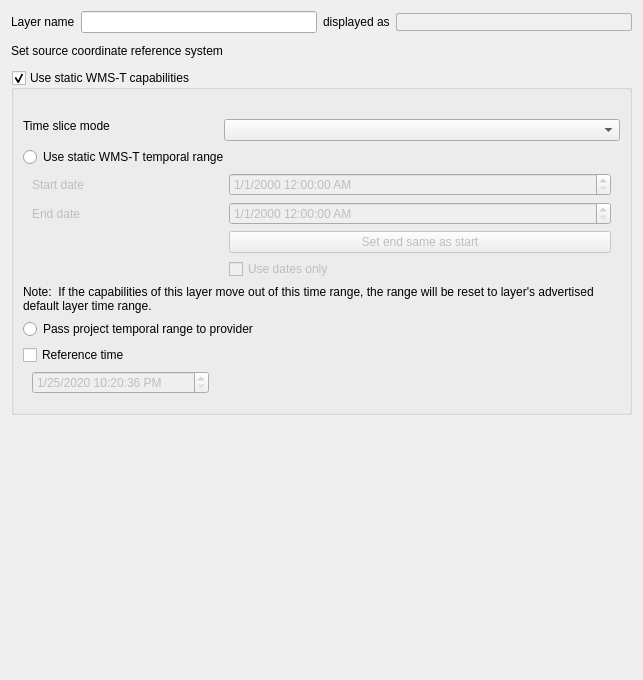
             <widget class="QWidget" name="scrollAreaWidgetContents_3">
              <property name="geometry">
               <rect>
                <x>0</x>
                <y>0</y>
                <width>643</width>
                <height>680</height>
               </rect>
              </property>
              <layout class="QVBoxLayout" name="verticalLayout_7">
               <item>
                <layout class="QHBoxLayout" name="horizontalLayout_14">
                 <item>
                  <widget class="QLabel" name="label_8">
                   <property name="text">
                    <string>Layer name</string>
                   </property>
                  </widget>
                 </item>
                 <item>
                  <widget class="QLineEdit" name="mLayerOrigNameLineEd"/>
                 </item>
                 <item>
                  <widget class="QLabel" name="label_9">
                   <property name="text">
                    <string>displayed as</string>
                   </property>
                  </widget>
                 </item>
                 <item>
                  <widget class="QLineEdit" name="leDisplayName">
                   <property name="styleSheet">
                    <string notr="true">color: #505050;
background-color: #F0F0F0;
border: 1px solid #B0B0B0;
border-radius: 2px;</string>
                   </property>
                   <property name="readOnly">
                    <bool>true</bool>
                   </property>
                  </widget>
                 </item>
                </layout>
               </item>
               <item>
                <layout class="QHBoxLayout" name="horizontalLayout_9" stretch="0">
                 <property name="topMargin">
                  <number>5</number>
                 </property>
                 <item>
                  <widget class="QLabel" name="label_7">
                   <property name="text">
                    <string>Set source coordinate reference system</string>
                   </property>
                  </widget>
                 </item>
                </layout>
               </item>
               <item>
                <widget class="QgsProjectionSelectionWidget" name="mCrsSelector" native="true">
                 <property name="focusPolicy">
                  <enum>Qt::StrongFocus</enum>
                 </property>
                </widget>
               </item>
               <item>
                <widget class="QGroupBox" name="mWmstGroup">
                 <property name="enabled">
                  <bool>true</bool>
                 </property>
                 <property name="title">
                  <string>Use static WMS-T capabilities</string>
                 </property>
                 <property name="checkable">
                  <bool>true</bool>
                 </property>
                 <property name="checked">
                  <bool>true</bool>
                 </property>
                 <layout class="QGridLayout" name="gridLayout_15">
                  <item row="1" column="0">
                   <widget class="QLabel" name="label_16">
                    <property name="text">
                     <string>Time slice mode</string>
                    </property>
                   </widget>
                  </item>
                  <item row="6" column="0" colspan="3">
                   <widget class="QLabel" name="label_10">
                    <property name="text">
                     <string>Note:  If the capabilities of this layer move out of this time range, the range will be reset to layer's advertised  default layer time range.</string>
                    </property>
                    <property name="wordWrap">
                     <bool>true</bool>
                    </property>
                   </widget>
                  </item>
                  <item row="5" column="0" colspan="3">
                   <widget class="QFrame" name="mStaticWmstFrame">
                    <property name="enabled">
                     <bool>false</bool>
                    </property>
                    <property name="frameShape">
                     <enum>QFrame::NoFrame</enum>
                    </property>
                    <property name="frameShadow">
                     <enum>QFrame::Raised</enum>
                    </property>
                    <layout class="QGridLayout" name="gridLayout_16">
                     <property name="topMargin">
                      <number>0</number>
                     </property>
                     <property name="bottomMargin">
                      <number>0</number>
                     </property>
                     <item row="2" column="1" colspan="2">
                      <widget class="QPushButton" name="mSetEndAsStartStaticButton">
                       <property name="text">
                        <string>Set end same as start</string>
                       </property>
                      </widget>
                     </item>
                     <item row="0" column="1" colspan="2">
                      <widget class="QgsDateTimeEdit" name="mStartStaticDateTimeEdit">
                       <property name="displayFormat">
                        <string>M/d/yyyy h:mm:ss AP</string>
                       </property>
                       <property name="timeSpec">
                        <enum>Qt::UTC</enum>
                       </property>
                      </widget>
                     </item>
                     <item row="0" column="0">
                      <widget class="QLabel" name="label_13">
                       <property name="text">
                        <string>Start date</string>
                       </property>
                      </widget>
                     </item>
                     <item row="1" column="1" colspan="2">
                      <widget class="QgsDateTimeEdit" name="mEndStaticDateTimeEdit">
                       <property name="displayFormat">
                        <string>M/d/yyyy h:mm:ss AP</string>
                       </property>
                       <property name="timeSpec">
                        <enum>Qt::UTC</enum>
                       </property>
                      </widget>
                     </item>
                     <item row="1" column="0">
                      <widget class="QLabel" name="label_4">
                       <property name="text">
                        <string>End date</string>
                       </property>
                      </widget>
                     </item>
                     <item row="3" column="1" colspan="2">
                      <widget class="QCheckBox" name="mDisableTime">
                       <property name="text">
                        <string>Use dates only</string>
                       </property>
                      </widget>
                     </item>
                    </layout>
                   </widget>
                  </item>
                  <item row="9" column="0">
                   <widget class="QFrame" name="mWmstReferenceTimeFrame">
                    <property name="enabled">
                     <bool>false</bool>
                    </property>
                    <property name="frameShape">
                     <enum>QFrame::NoFrame</enum>
                    </property>
                    <property name="frameShadow">
                     <enum>QFrame::Raised</enum>
                    </property>
                    <layout class="QGridLayout" name="gridLayout_17">
                     <property name="topMargin">
                      <number>0</number>
                     </property>
                     <item row="0" column="0">
                      <widget class="QgsDateTimeEdit" name="mReferenceDateTimeEdit">
                       <property name="dateTime">
                        <datetime>
                         <hour>22</hour>
                         <minute>20</minute>
                         <second>36</second>
                         <year>2020</year>
                         <month>1</month>
                         <day>25</day>
                        </datetime>
                       </property>
                       <property name="date">
                        <date>
                         <year>2020</year>
                         <month>1</month>
                         <day>25</day>
                        </date>
                       </property>
                       <property name="currentSection">
                        <enum>QDateTimeEdit::MonthSection</enum>
                       </property>
                       <property name="displayFormat">
                        <string>M/d/yyyy h:mm:ss AP</string>
                       </property>
                       <property name="timeSpec">
                        <enum>Qt::UTC</enum>
                       </property>
                      </widget>
                     </item>
                    </layout>
                   </widget>
                  </item>
                  <item row="0" column="0" colspan="3">
                   <widget class="QLabel" name="mLabel">
                    <property name="text">
                     <string/>
                    </property>
                    <property name="wordWrap">
                     <bool>true</bool>
                    </property>
                   </widget>
                  </item>
                  <item row="1" column="1" rowspan="2" colspan="2">
                   <widget class="QComboBox" name="mFetchModeComboBox"/>
                  </item>
                  <item row="4" column="0" colspan="3">
                   <widget class="QRadioButton" name="mStaticTemporalRange">
                    <property name="text">
                     <string>Use static WMS-T temporal range</string>
                    </property>
                   </widget>
                  </item>
                  <item row="7" column="0" colspan="3">
                   <widget class="QRadioButton" name="mProjectTemporalRange">
                    <property name="text">
                     <string>Pass project temporal range to provider</string>
                    </property>
                   </widget>
                  </item>
                  <item row="8" column="0" colspan="3">
                   <widget class="QCheckBox" name="mReferenceTime">
                    <property name="text">
                     <string>Reference time</string>
                    </property>
                   </widget>
                  </item>
                 </layout>
                </widget>
               </item>
               <item>
                <spacer name="verticalSpacer_3">
                 <property name="orientation">
                  <enum>Qt::Vertical</enum>
                 </property>
                 <property name="sizeType">
                  <enum>QSizePolicy::Expanding</enum>
                 </property>
                 <property name="sizeHint" stdset="0">
                  <size>
                   <width>17</width>
                   <height>111</height>
                  </size>
                 </property>
                </spacer>
               </item>
              </layout>
             </widget>
